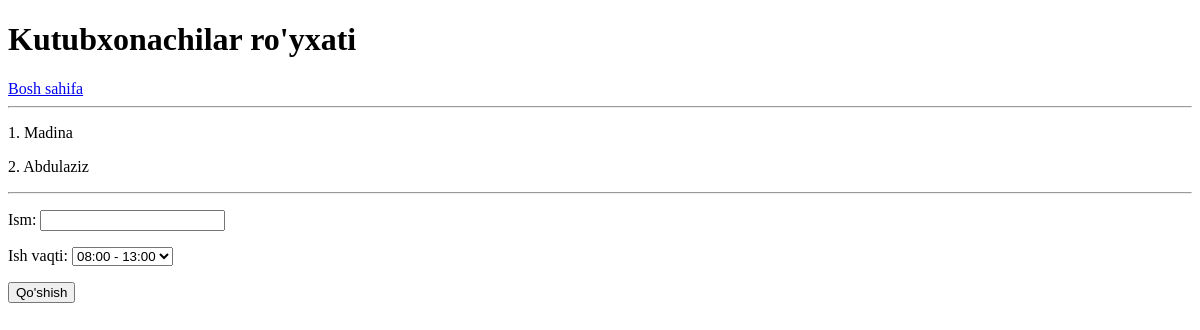
Before: /kutubxonachilar/ with the older database file.
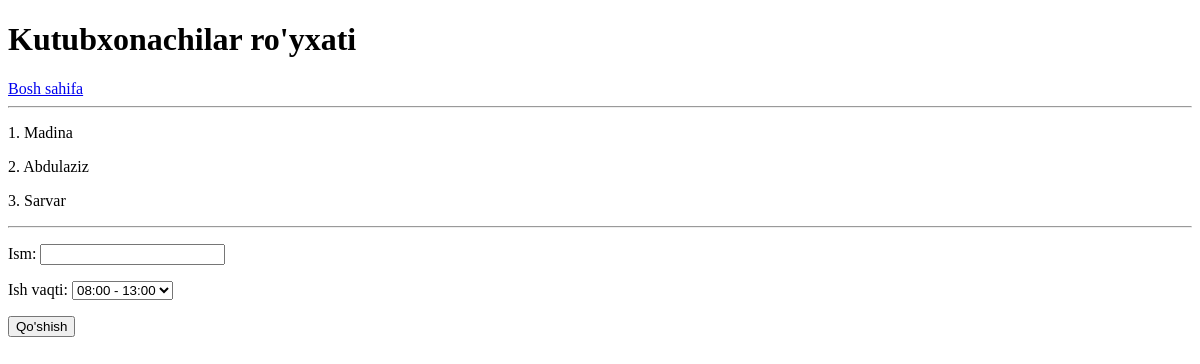
After: the same page with the newer database file.
### mainApp/models.py (models this page shows, shortened)
class Kutubxonachi(models.Model):
    ISH_VAQTI_CHOICES = (
        ("08:00 - 13:00", "08:00 - 13:00"),
        ("13:00 - 18:00", "13:00 - 18:00"),
    )
    ism = models.CharField(max_length=255)
    ish_vaqti = models.CharField(max_length=40, choices=ISH_VAQTI_CHOICES, default='08:00 - 13:00')
    class Meta:
        verbose_name_plural = 'Kutubxonachilar'

### mainApp/views.py (the view)
# urls.py: path('kutubxonachilar/', kutubxonachilar_view, name='kutubxonachilar'),
def kutubxonachilar_view(request):
    kutubxonachilar = Kutubxonachi.objects.all()
    kutubxonachi = Kutubxonachi.objects.all()
    form = KutubxonachiForm
    if request.method == "POST":
        form = KutubxonachiForm(request.POST)
        if form.is_valid():
            form.save()
        return redirect('kutubxonachilar')
    context = {
        'kutubxonachilar': kutubxonachilar,
        'kutubxonachi': kutubxonachi,
        'form': form,
    }
    return render(request, 'kutubxonachilar.html', context)

### templates/kutubxonachilar.html (shortened to what this page needs)
<!DOCTYPE html>
<html lang="en">
<head>
</head>
<body>
<h1>Kutubxonachilar ro'yxati</h1>
<a href="/">Bosh sahifa</a>
<hr>
{% for kutubxonachi in kutubxonachilar %}
<p>{{ forloop.counter }}.
    {{ kutubxonachi.ism }}
</p>
{% endfor %}
<hr>
<form method="post">
    {{ form.as_p }}
    <button type="submit">Qo'shish</button>
</form>
</body>
</html>

Changed rows visible on the page:
added Kutubxonachi: ism "Sarvar"
